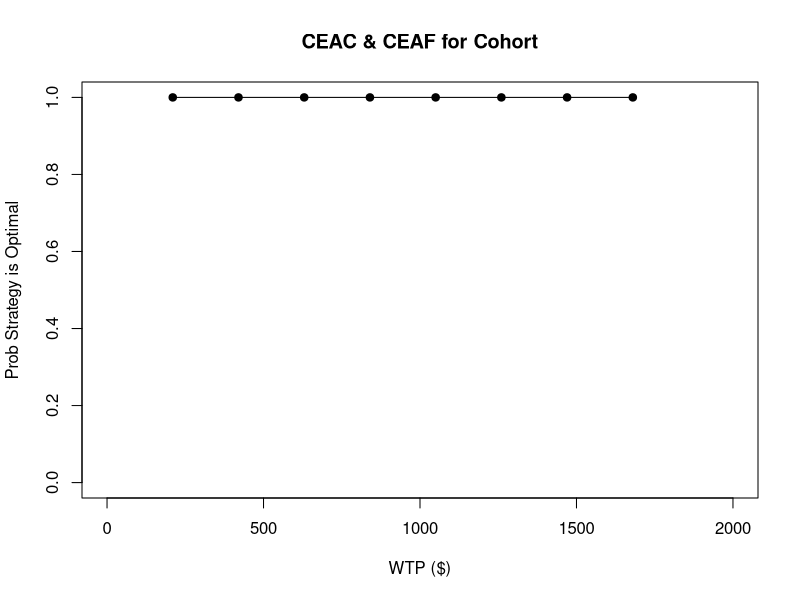

Source code (R): (Note: this script raises an error after producing the figure.)
#user = 'Jonah'
user = 'Anagha'

##load packages
library(tidyverse)
library(dplyr)

##Set working directory
jonah_work_dir <- "C:/Users/Jonah/Desktop/NIRUDAK-CEA"

anagha_work_dir <- "/Users/anaghalokhande/Desktop/Research/Levine-NIRUDAK-CEA"

if (user=='Jonah'){
	setwd(jonah_work_dir)	
}

if (user=='Anagha'){
  setwd(anagha_work_dir)	
}


##load data and clean
tmp_data <- readxl::read_excel(file.path("data", "NIRUDAK_over5yrs_raw_data_.xlsx"))
data_tmp1 <- tmp_data %>% rename(id="Study ID") %>% rename(admit_date="Admit Date") %>% 
		rename(admit_time="Admit Time") %>% mutate(male=as.integer(Sex=="Male")) %>%
    dplyr::select(-c(Sex, sex1)) %>% rename(age=Age) %>% rename(admit_wt="Admit Weight") %>%
		rename(IV_fluid_prior_to_admit_wt="IV Fluid Prior to Getting Admit Weight")
fu_names_to_change <- names(data_tmp1)[7:76]
colnames(data_tmp1)[7:76] <- gsub("Fluid", "fluid", gsub("Time", "time", gsub("Date", "date", 
		gsub("Patient_Weight", "wt", gsub(" ", "_", gsub("FU ", "fu", gsub("Form [6-8]::", "", fu_names_to_change)))))))
colnames(data_tmp1) <- gsub("Discharge Weight", "discharge_wt", gsub("Discharge Time", "discharge_time", 
					gsub("Discharge Date", "discharge_date", gsub("Form [8-9]::", "", colnames(data_tmp1)))))
colnames(data_tmp1) <- gsub("Date", "date", gsub("Weight", "wt", gsub("Time", "time", gsub("Return ", "return_", colnames(data_tmp1)))))
data_tmp2 <- data_tmp1 %>% rename(final_wt="Final wt") %>% rename(stable_wt="Stable wt") %>% 
			rename(actual_percent_dehydrat="Actual Percent Dehdyration") %>%
			rename(actual_dehydrat_cat="Actual Dehydration Category") %>%
 			rename(nirudak_percent_dehydrat="Model 6 Percent Dehydration") %>% 
			rename(nirudak_dehydrat_cat="Model 6 Dehydration Category") %>% 
			rename(nirudak_volume_deficit="Model 6 Volume Deficit (L)") %>% 
			rename(who_dehydrat_cat="WHO Dehydration Category") %>% 
			rename(who_volume_deficit="WHO Volume Deficit (L)") %>% 
			rename(who_severe_dehydrat="WHO severe dehydration") %>% 
			rename(who_some_dehydrat="WHO some dehydration")

extra_data_tmp <- readxl::read_excel(file.path("data", "NIRUDAK_additional_demographic_information.xlsx"))
extra_data <- extra_data_tmp %>% rename(monthly_income='Form 5::Monthly Income') %>% rename(id = 'Study ID')
extra_data_use <- extra_data$monthly_income
data_tmp2[, 'monthly_income'] = c(extra_data_use, NA)

##Construct Needed Variables
data_tmp3 <- data_tmp2 %>% rename(mental_status='Form 2::Mental Status 1') %>%
			rename(eye_level="Form 2::Eyes 1") %>% rename(thirst='Form 2::Thirst 1') %>% 
			rename(skin_pinch="Form 2::Skin Pinch 1")


data <- data_tmp3 %>% mutate(admit_date_time=as.POSIXct(paste(as.Date(admit_date), 
							format(admit_time, "%H:%M:%S")), tz="UTC", format="%Y-%m-%d %H:%M:%S")) %>%
		mutate(discharge_date_time=as.POSIXct(paste(as.Date(discharge_date), 
							format(discharge_time, "%H:%M:%S")), tz="UTC", format="%Y-%m-%d %H:%M:%S")) %>%
		mutate(hosp_los = difftime(discharge_date_time, admit_date_time, units='hours', 2))

for (g in 1:14){

	tmp_vec_IV <- as.numeric(unlist(data.frame(data[, paste(paste("fu", g, sep=''), "IV_fluid", sep="_")])))
	new_vec_IV <- ifelse(is.na(tmp_vec_IV), 0, tmp_vec_IV)
	data[, paste(paste("fu", g, sep=''), "IV_fluid", sep="_")] = new_vec_IV
	tmp_vec_ORS <- as.numeric(unlist(data.frame(data[, paste(paste("fu", g, sep=''), "ORS", sep="_")])))
	new_vec_ORS <- ifelse(is.na(tmp_vec_ORS), 0, tmp_vec_ORS)
	data[, paste(paste("fu", g, sep=''), "ORS", sep="_")] = new_vec_ORS
}

##Drop those with missing true dehydration status
data_use_tmp <- data[-which(is.na(data$actual_dehydrat_cat)), ]  
data_use <- data_use_tmp[-which(is.na(data_use_tmp$nirudak_dehydrat_cat)), ]  

# changing 
data_use$who_volume_deficit <- as.numeric(data_use$who_volume_deficit)

##Construct/Identify hospital LOS, wage rate, and ORS and IV ml of fluid
data_use %>% colnames()

data_use$daily_wage = data_use$monthly_income/30
data_use$hosp_los_days = as.numeric(data_use$hosp_los)/24
data_use$wage_lost_hosp_stay = with(data_use, daily_wage * hosp_los_days)
data_use$total_ORS_fluid <- rowSums(as.data.frame(data_use[, colnames(data_use)[grep('ORS', colnames(data_use))]]))
data_use$total_IV_fluid <- rowSums(as.data.frame(data_use[, colnames(data_use)[grep('IV', colnames(data_use))][-1]]))


joint_prob_vec_nirudak_orig <- joint_prob_vec_who_orig <- rep(NA, 9) 
names(joint_prob_vec_nirudak_orig) <- names(joint_prob_vec_who_orig) <- c(
	c("true none, model none", "true none, model some", "true none, model severe"),
	c("true some, model none", "true some, model some", "true some, model severe"),
	c("true severe, model none", "true severe, model some", "true severe, model severe"))

#original data
joint_prob_vec_nirudak_orig[1] <- mean(with(data_use, actual_dehydrat_cat == 'No' & nirudak_dehydrat_cat == 'No'))
joint_prob_vec_nirudak_orig[2] <- mean(with(data_use, actual_dehydrat_cat == 'No' & nirudak_dehydrat_cat == 'Some'))
joint_prob_vec_nirudak_orig[3] <- mean(with(data_use, actual_dehydrat_cat == 'No' & nirudak_dehydrat_cat == 'Severe'))
joint_prob_vec_nirudak_orig[4] <- mean(with(data_use, actual_dehydrat_cat == 'Some' & nirudak_dehydrat_cat == 'No'))
joint_prob_vec_nirudak_orig[5] <- mean(with(data_use, actual_dehydrat_cat == 'Some' & nirudak_dehydrat_cat == 'Some'))
joint_prob_vec_nirudak_orig[6] <- mean(with(data_use, actual_dehydrat_cat == 'Some' & nirudak_dehydrat_cat == 'Severe'))
joint_prob_vec_nirudak_orig[7] <- mean(with(data_use, actual_dehydrat_cat == 'Severe' & nirudak_dehydrat_cat == 'No'))
joint_prob_vec_nirudak_orig[8] <- mean(with(data_use, actual_dehydrat_cat == 'Severe' & nirudak_dehydrat_cat == 'Some'))
joint_prob_vec_nirudak_orig[9] <- mean(with(data_use, actual_dehydrat_cat == 'Severe' & nirudak_dehydrat_cat == 'Severe'))

joint_prob_vec_who_orig[1] <- mean(with(data_use, actual_dehydrat_cat == 'No' & who_dehydrat_cat == 'No'))
joint_prob_vec_who_orig[2] <- mean(with(data_use, actual_dehydrat_cat == 'No' & who_dehydrat_cat == 'Some'))
joint_prob_vec_who_orig[3] <- mean(with(data_use, actual_dehydrat_cat == 'No' & who_dehydrat_cat == 'Severe'))
joint_prob_vec_who_orig[4] <- mean(with(data_use, actual_dehydrat_cat == 'Some' & who_dehydrat_cat == 'No'))
joint_prob_vec_who_orig[5] <- mean(with(data_use, actual_dehydrat_cat == 'Some' & who_dehydrat_cat == 'Some'))
joint_prob_vec_who_orig[6] <- mean(with(data_use, actual_dehydrat_cat == 'Some' & who_dehydrat_cat == 'Severe'))
joint_prob_vec_who_orig[7] <- mean(with(data_use, actual_dehydrat_cat == 'Severe' & who_dehydrat_cat == 'No'))
joint_prob_vec_who_orig[8] <- mean(with(data_use, actual_dehydrat_cat == 'Severe' & who_dehydrat_cat == 'Some'))
joint_prob_vec_who_orig[9] <- mean(with(data_use, actual_dehydrat_cat == 'Severe' & who_dehydrat_cat == 'Severe'))


##Useful Functions
# implementing DALYs
five_yr_age_buckets <- seq(0, 90, 5)
resid_life_expect_at_age_male <- c(81.41, 76.63, 71.66, 66.69, 61.77, 56.91, 52.03, 47.18,
                                   42.35, 37.57, 32.89, 28.34, 23.97, 19.83, 15.96, 12.41, 9.18,
                                   6.46, 4.41)

resid_life_expect_at_age_female <- c(87.45, 82.66, 77.69, 72.72, 67.77, 62.84, 57.91,
                                     53, 48.11, 43.26, 38.49, 33.79, 29.17, 24.63, 20.21, 15.97,
                                     12.01, 8.51, 5.71)

resid_life_interp_fxn_male <- splinefun(five_yr_age_buckets, resid_life_expect_at_age_male)

resid_life_interp_fxn_female <- splinefun(five_yr_age_buckets, resid_life_expect_at_age_female)

##Setting Up Bootstrap

B <- 2000 #number of bootstrap samples 
N <- nrow(data_use) #number of observations per bootstrap dataset
joint_prob_vec_who_boot_mat <- joint_prob_vec_nirudak_boot_mat <- matrix(NA, nrow=B, ncol=9)
row_indices <- 1:N
mean_cost_boot_mat <- data.frame(matrix(NA, nrow=B, ncol=14))
colnames(mean_cost_boot_mat) <- c("mean_hosp_costs", "mean_hosp_costs_severe_only_nirudak", "mean_hosp_costs_severe_only_who", "mean_productivity_costs", 
					"mean_ORS_fluid_costs_actual", "mean_IV_fluid_costs_actual", 
					"mean_ORS_fluid_costs_who", "mean_ORS_fluid_costs_nirudak", 
					 "mean_IV_fluid_costs_who", "mean_IV_fluid_costs_nirudak", 
					"mean_ORS_fluid_costs_act_who", "mean_ORS_fluid_costs_act_nirudak",
					"mean_IV_fluid_costs_act_who", "mean_IV_fluid_costs_act_nirudak")
mean_dalys_boot_mat_all <- mean_dalys_boot_mat_specific <- data.frame(matrix(NA, nrow=B, ncol=2))
colnames(mean_dalys_boot_mat_all) <- colnames(mean_dalys_boot_mat_specific) <- c("who", "nirudak")
mean_YLL_boot_mat_all <- mean_YLL_boot_mat_specific <- data.frame(matrix(NA, nrow=B, ncol=2))
colnames(mean_YLL_boot_mat_all) <- colnames(mean_YLL_boot_mat_specific) <- c("who", "nirudak")

##Hospital Costs in BDT
##IV and ORS Costs in BDT
#fixed per-person fluid unit costs
IV_tube_and_solution_price <- 14.58
pair_gloves_price <- 6.86
butterfly_needle_price <- 11.15
IV_fixed_unit_cost <- IV_tube_and_solution_price + pair_gloves_price + butterfly_needle_price



################################################################ BEGIN BOOTSTRAP


for (i in 1:B){

test_sample <- sample.int(N, size = N, replace = TRUE)
data_tmp <- data_use[test_sample, ]

# cost_data_tmp = matrix of cost variables from 1 bootstrapped dataset
cost_data_tmp <- as.data.frame(data_tmp[, c("hosp_los", "wage_lost_hosp_stay", "total_ORS_fluid", "total_IV_fluid", 
			"nirudak_volume_deficit", "who_volume_deficit", "actual_dehydrat_cat")])

##Calculate Mean costs


# actual hospital costs - for each bootstrap dataset we calculate the mean
hosp_cost_per_hour <- 2573.1/24
hosp_los_hours_use <- cost_data_tmp$hosp_los
hosp_costs <- as.numeric(hosp_cost_per_hour * hosp_los_hours_use)
mean_cost_boot_mat[i, "mean_hosp_costs"] <- mean(hosp_costs, na.rm=T)
mean_cost_boot_mat[i, "mean_hosp_costs_severe_only_nirudak"] <- with(data_tmp, mean(ifelse(nirudak_dehydrat_cat == 'Severe', hosp_costs, 0)))
mean_cost_boot_mat[i, "mean_hosp_costs_severe_only_who"] <- with(data_tmp, mean(ifelse(who_dehydrat_cat == 'Severe', hosp_costs, 0)))
#productivity costs
# mean_cost_boot_mat[i, "mean_productivity_costs"] <- mean(cost_data_tmp$wage_lost_hosp_stay, na.rm=T)

# revist this
# people who die will incur productivity costs
# take the average yearly wage * remaining lifetime
# detailed approach: for anyone who died - mean income per year (mean(data_use$monthly_income))*12 - 
# every year of life they lose, they lose that amount
# assume that people with Severe dehydration lose work whether they're in the hospital or not, 
# so the model does not affect short term productivity costs

#ORS fluid variable costs
ORS_fluid_cost_per_ml <- 0.0054
total_ORS_variable_fluid_costs_actual <- cost_data_tmp$total_ORS_fluid * ORS_fluid_cost_per_ml 
total_ORS_fluid_costs_actual <- total_ORS_variable_fluid_costs_actual + 0
mean_cost_boot_mat[i, "mean_ORS_fluid_costs_actual"] <- mean(total_ORS_fluid_costs_actual, na.rm=T)
#IV fluid variable costs
IV_fluid_cost_per_ml <- 0.104
total_IV_variable_fluid_costs_actual <- cost_data_tmp$total_IV_fluid * IV_fluid_cost_per_ml 
total_IV_fluid_costs_actual <- total_IV_variable_fluid_costs_actual + IV_fixed_unit_cost*(total_IV_variable_fluid_costs_actual > 0)
mean_cost_boot_mat[i, "mean_IV_fluid_costs_actual"] <- mean(total_IV_fluid_costs_actual, na.rm=T)

#model predicted fluid
#convert to $ using ml cost and condition on having 'some' for ORS
# calculating costs over the entire sample based on the amount/type of fluid prescribed by WHO (for SOME)
who_predicted_ORS_costs <- as.numeric(data_tmp$who_volume_deficit) * 1000 * ORS_fluid_cost_per_ml * 
					as.integer(data_tmp$who_dehydrat_cat == 'Some')
mean_cost_boot_mat[i, "mean_ORS_fluid_costs_who"] <- mean(who_predicted_ORS_costs, na.rm=T)

# calculating costs over the entire sample based on the amount/type of fluid prescribed by NIRUDAK (for SOME)
nirudak_predicted_ORS_costs <- as.numeric(data_tmp$nirudak_volume_deficit) * 1000 * ORS_fluid_cost_per_ml * 
					as.integer(data_tmp$nirudak_dehydrat_cat == 'Some')
mean_cost_boot_mat[i, "mean_ORS_fluid_costs_nirudak"] <- mean(nirudak_predicted_ORS_costs, na.rm=T)

# calculating costs over the entire sample based on the amount/type of fluid prescribed by WHO (for SEVERE)
who_predicted_IV_costs <- (as.numeric(data_tmp$who_volume_deficit) * 1000 * IV_fluid_cost_per_ml + IV_fixed_unit_cost) *
					as.integer(data_tmp$who_dehydrat_cat == 'Severe')
mean_cost_boot_mat[i, "mean_IV_fluid_costs_who"] <- mean(who_predicted_IV_costs, na.rm=T)

# calculating costs over the entire sample based on the amount/type of fluid prescribed by NIRUDAK (for SEVERE)
nirudak_predicted_IV_costs <- (as.numeric(data_tmp$nirudak_volume_deficit) * 1000 * IV_fluid_cost_per_ml + IV_fixed_unit_cost) * 
					as.integer(data_tmp$nirudak_dehydrat_cat == 'Severe')
mean_cost_boot_mat[i, "mean_IV_fluid_costs_nirudak"] <- mean(nirudak_predicted_IV_costs, na.rm=T)

# calculating mean variable fluid cost over entire sample assuming that providers tailor the amount of fluid to the model predicted
# dehydration category and they give the patient the average amount of fluid that was actually given to all patients in the corresponding true
# dehydration category, with the exception that only patients identified by the model as severely dehydrated get IVF
# but note that all categories get ORS
# here (below), the model is used to identify dehydration category and hospitalization status (e.g., Severe goes to the hospital)
# and the type of fluid received (e.g., Severe gets IVF)
# then everyone in that model predicted dehydration category will be treated like what was observed in the real hospital in Bangladesh (with the exception that
# only patients in a model-predicted Severe dehydration category get IVF)

# ORS - WHO
mean_cost_boot_mat[i, c("mean_ORS_fluid_costs_act_who")] <-
				as.numeric(as.numeric(prop.table(table(data_tmp$who_dehydrat_cat))[c(1, 3, 2)]) %*% # proportion (according to WHO) in each dehydration category
				(ORS_fluid_cost_per_ml * as.numeric(with(cost_data_tmp, by(total_ORS_fluid, actual_dehydrat_cat, mean))[c(1, 3, 2)]))) # mean ORS fluid used in each true disease category
# ORS - NIRUDAK
mean_cost_boot_mat[i, c("mean_ORS_fluid_costs_act_nirudak")] <-
					as.numeric(as.numeric(prop.table(table(data_tmp$nirudak_dehydrat_cat))[c(1, 3, 2)]) %*%
				(ORS_fluid_cost_per_ml * as.numeric(with(cost_data_tmp, by(total_ORS_fluid, actual_dehydrat_cat, mean))[c(1, 3, 2)])))

# IVF - WHO
mean_cost_boot_mat[i, c("mean_IV_fluid_costs_act_who")] <-
					as.numeric(as.numeric(prop.table(table(data_tmp$who_dehydrat_cat))[c(2)]) *
				((IV_fluid_cost_per_ml * as.numeric(with(cost_data_tmp, by(total_IV_fluid, actual_dehydrat_cat, mean))[c(2)])) +
				with(cost_data_tmp, by(total_IV_fluid, actual_dehydrat_cat, function(x){mean(as.integer(x > 0))}))[2] * IV_fixed_unit_cost)
				)

# IVF - NIRUDAK
mean_cost_boot_mat[i, c("mean_IV_fluid_costs_act_nirudak")] <-
  as.numeric(as.numeric(prop.table(table(data_tmp$nirudak_dehydrat_cat))[c(2)]) *
               ((IV_fluid_cost_per_ml * as.numeric(with(cost_data_tmp, by(total_IV_fluid, actual_dehydrat_cat, mean))[c(2)])) +
                  with(cost_data_tmp, by(total_IV_fluid, actual_dehydrat_cat, function(x){mean(as.integer(x > 0))}))[2] * IV_fixed_unit_cost)
  )


joint_prob_vec_nirudak_tmp <- joint_prob_vec_who_tmp <- rep(NA, 9) 
names(joint_prob_vec_nirudak_tmp) <- names(joint_prob_vec_who_tmp) <- c(
	c("true none, model none", "true none, model some", "true none, model severe"),
	c("true some, model none", "true some, model some", "true some, model severe"),
	c("true severe, model none", "true severe, model some", "true severe, model severe"))

joint_prob_vec_nirudak_tmp[1] <- mean(with(data_tmp, actual_dehydrat_cat == 'No' & nirudak_dehydrat_cat == 'No'))
joint_prob_vec_nirudak_tmp[2] <- mean(with(data_tmp, actual_dehydrat_cat == 'No' & nirudak_dehydrat_cat == 'Some'))
joint_prob_vec_nirudak_tmp[3] <- mean(with(data_tmp, actual_dehydrat_cat == 'No' & nirudak_dehydrat_cat == 'Severe'))
joint_prob_vec_nirudak_tmp[4] <- mean(with(data_tmp, actual_dehydrat_cat == 'Some' & nirudak_dehydrat_cat == 'No'))
joint_prob_vec_nirudak_tmp[5] <- mean(with(data_tmp, actual_dehydrat_cat == 'Some' & nirudak_dehydrat_cat == 'Some'))
joint_prob_vec_nirudak_tmp[6] <- mean(with(data_tmp, actual_dehydrat_cat == 'Some' & nirudak_dehydrat_cat == 'Severe'))
joint_prob_vec_nirudak_tmp[7] <- mean(with(data_tmp, actual_dehydrat_cat == 'Severe' & nirudak_dehydrat_cat == 'No'))
joint_prob_vec_nirudak_tmp[8] <- mean(with(data_tmp, actual_dehydrat_cat == 'Severe' & nirudak_dehydrat_cat == 'Some'))
joint_prob_vec_nirudak_tmp[9] <- mean(with(data_tmp, actual_dehydrat_cat == 'Severe' & nirudak_dehydrat_cat == 'Severe'))

joint_prob_vec_who_tmp[1] <- mean(with(data_tmp, actual_dehydrat_cat == 'No' & who_dehydrat_cat == 'No'))
joint_prob_vec_who_tmp[2] <- mean(with(data_tmp, actual_dehydrat_cat == 'No' & who_dehydrat_cat == 'Some'))
joint_prob_vec_who_tmp[3] <- mean(with(data_tmp, actual_dehydrat_cat == 'No' & who_dehydrat_cat == 'Severe'))
joint_prob_vec_who_tmp[4] <- mean(with(data_tmp, actual_dehydrat_cat == 'Some' & who_dehydrat_cat == 'No'))
joint_prob_vec_who_tmp[5] <- mean(with(data_tmp, actual_dehydrat_cat == 'Some' & who_dehydrat_cat == 'Some'))
joint_prob_vec_who_tmp[6] <- mean(with(data_tmp, actual_dehydrat_cat == 'Some' & who_dehydrat_cat == 'Severe'))
joint_prob_vec_who_tmp[7] <- mean(with(data_tmp, actual_dehydrat_cat == 'Severe' & who_dehydrat_cat == 'No'))
joint_prob_vec_who_tmp[8] <- mean(with(data_tmp, actual_dehydrat_cat == 'Severe' & who_dehydrat_cat == 'Some'))
joint_prob_vec_who_tmp[9] <- mean(with(data_tmp, actual_dehydrat_cat == 'Severe' & who_dehydrat_cat == 'Severe'))

joint_prob_vec_who_boot_mat[i, ] <- joint_prob_vec_who_tmp
joint_prob_vec_nirudak_boot_mat[i, ] <- joint_prob_vec_nirudak_tmp

## Implementing DALYs

# nirudak
mean_YLL_among_dead_nirudak_male <- mean(resid_life_interp_fxn_male(as.numeric(unlist(data_tmp[data_tmp$male == 1 & data_tmp$actual_dehydrat_cat == "Severe" &
                                                                                                 data_tmp$nirudak_dehydrat_cat %in% c("No", "Some"), "age"]))))

mean_YLL_among_dead_nirudak_female <- mean(resid_life_interp_fxn_female(as.numeric(unlist(data_tmp[data_tmp$male == 0 & data_tmp$actual_dehydrat_cat == "Severe" &
                                                                                                     data_tmp$nirudak_dehydrat_cat %in% c("No", "Some"), "age"]))))

# hypothetical overtreat NIRUDAK
mean_YLL_among_dead_nirudak_male_overtreat <- mean(resid_life_interp_fxn_male(as.numeric(unlist(data_tmp[data_tmp$male == 1 & data_tmp$nirudak_dehydrat_cat == "Severe" &
                                                                                                           data_tmp$actual_dehydrat_cat %in% c("No", "Some"), "age"]))))

mean_YLL_among_dead_nirudak_female_overtreat <- mean(resid_life_interp_fxn_female(as.numeric(unlist(data_tmp[data_tmp$male == 0 & data_tmp$nirudak_dehydrat_cat == "Severe" &
                                                                                                               data_tmp$actual_dehydrat_cat %in% c("No", "Some"), "age"]))))


# who
mean_YLL_among_dead_who_male <- mean(resid_life_interp_fxn_male(as.numeric(unlist(data_tmp[data_tmp$male == 1 & data_tmp$actual_dehydrat_cat == "Severe" &
                                                                                             data_tmp$who_dehydrat_cat %in% c("No", "Some"), "age"]))))

mean_YLL_among_dead_who_female <- mean(resid_life_interp_fxn_female(as.numeric(unlist(data_tmp[data_tmp$male == 0 & data_tmp$actual_dehydrat_cat == "Severe" & 
                                                                                                 data_tmp$who_dehydrat_cat %in% c("No", "Some"), "age"]))))


# WHO overtreat (hypothetical)
mean_YLL_among_dead_who_male_overtreat <- mean(resid_life_interp_fxn_male(as.numeric(unlist(data_tmp[data_tmp$male == 1 & data_tmp$who_dehydrat_cat == "Severe" &
                                                                                                       data_tmp$actual_dehydrat_cat %in% c("No", "Some"), "age"]))))

mean_YLL_among_dead_who_female_overtreat <- mean(resid_life_interp_fxn_female(as.numeric(unlist(data_tmp[data_tmp$male == 0 & data_tmp$who_dehydrat_cat == "Severe" &
                                                                                                           data_tmp$actual_dehydrat_cat %in% c("No", "Some"), "age"]))))

# nirudak & who 
total_YLL_among_dead_who <- (mean_YLL_among_dead_who_female + mean_YLL_among_dead_who_male)/2
total_YLL_among_dead_nirudak <- (mean_YLL_among_dead_nirudak_female + mean_YLL_among_dead_nirudak_male)/2

total_YLL_among_dead_who_overtreat <- (mean_YLL_among_dead_who_female_overtreat + mean_YLL_among_dead_who_male_overtreat)/2
total_YLL_among_dead_nirudak_overtreat <- (mean_YLL_among_dead_nirudak_female_overtreat + mean_YLL_among_dead_nirudak_male_overtreat)/2


nirudak_YLL_vec <- rep(0, 9)

nirudak_YLL_vec[7:8] <- total_YLL_among_dead_nirudak
nirudak_YLL_vec[c(3,6)] <- total_YLL_among_dead_nirudak_overtreat
names(nirudak_YLL_vec) <- names(joint_prob_vec_nirudak_orig)

who_YLL_vec <- rep(0, 9)
who_YLL_vec[7:8] <- total_YLL_among_dead_who
who_YLL_vec[c(3,6)] <- total_YLL_among_dead_who_overtreat
names(who_YLL_vec) <- names(joint_prob_vec_who_orig)

# whole sample
mean_YLL_among_dead_all_male <- mean(resid_life_interp_fxn_male(as.numeric(unlist(data_tmp[data_tmp$male == 1 & data_tmp$actual_dehydrat_cat == "Severe","age"]))))

mean_YLL_among_dead_all_female <- mean(resid_life_interp_fxn_female(as.numeric(unlist(data_tmp[data_tmp$male == 0 & data_tmp$actual_dehydrat_cat == "Severe", "age"]))))

total_YLL_among_dead_all <- (mean_YLL_among_dead_all_male + mean_YLL_among_dead_all_female)/2

all_YLL_vec <- rep(0, 9)
all_YLL_vec[7:8] <- total_YLL_among_dead_all
all_YLL_vec[c(3,6)] <- total_YLL_among_dead_all
names(all_YLL_vec) <- names(joint_prob_vec_nirudak_orig)

# disutility aka years lost to disability (YLD) — seizures from Sharifi paper
nirudak_YLD_vec <- rep(0, 9)
who_YLD_vec <- rep(0, 9)
names(nirudak_YLD_vec) <- names(joint_prob_vec_nirudak_orig)
names(who_YLD_vec) <- names(joint_prob_vec_who_orig)
# for now, assume no disutility
# morbidity (YLD) — setting to 0 for now
branch_morbidity_prob <- rep(0,9)
names(branch_morbidity_prob) <- names(joint_prob_vec_nirudak_orig)

branch_death_prob <- rep(0,9)
names(branch_death_prob) <- names(joint_prob_vec_nirudak_orig)
# can change the value below if we make the assumption less crazy
prob_die_undertreat <- 1
branch_death_prob[7:8] <- prob_die_undertreat

# using the mean life years lost calculated based on the age of people undertreated by each
# specific model
mean_YLL_nirudak_specific <- as.numeric((joint_prob_vec_nirudak_tmp * branch_death_prob) %*% nirudak_YLL_vec)
mean_YLL_who_specific <- as.numeric((joint_prob_vec_who_tmp * branch_death_prob) %*% who_YLL_vec)

# using the mean life years lost calculated based on the age of everyone who had Severe dehydration
# this gives us the same age distribution across both models (both arms)
mean_YLL_nirudak_all <- as.numeric((joint_prob_vec_nirudak_tmp * branch_death_prob) %*% all_YLL_vec)
mean_YLL_who_all <- as.numeric((joint_prob_vec_who_tmp * branch_death_prob) %*% all_YLL_vec)

# for YLD (years lost to disability)
mean_YLD_nirudak <- as.numeric((joint_prob_vec_nirudak_tmp * branch_morbidity_prob) %*% nirudak_YLD_vec)
mean_YLD_who <- as.numeric((joint_prob_vec_who_tmp * branch_morbidity_prob) %*% who_YLD_vec)

mean_DALYs_lost_nirudak_specific <- sum(mean_YLL_nirudak_specific, mean_YLD_nirudak)
mean_DALYs_lost_who_specific <- sum(mean_YLL_who_specific, mean_YLD_who)

mean_DALYs_lost_nirudak_all <- sum(mean_YLL_nirudak_all, mean_YLD_nirudak)
mean_DALYs_lost_who_all <- sum(mean_YLL_who_all, mean_YLD_who)

mean_dalys_boot_mat_all[i,] <- c(mean_DALYs_lost_who_all, mean_DALYs_lost_nirudak_all)
mean_dalys_boot_mat_specific[i,] <- c(mean_DALYs_lost_who_specific, mean_DALYs_lost_nirudak_specific)

# to calculate productivity costs
mean_YLL_boot_mat_all[i,] <- c(mean_YLL_who_all, mean_YLL_nirudak_all)
mean_YLL_boot_mat_specific[i,] <- c(mean_YLL_who_specific, mean_YLL_nirudak_specific)
}

################################################################## END BOOTSTRAP

colnames(joint_prob_vec_who_boot_mat) <- colnames(joint_prob_vec_nirudak_boot_mat) <- names(joint_prob_vec_nirudak_tmp)

####Calculate DALYs
# more DALYs are bad
# first arg = who, second arg = nirudak
incremental_mean_dalys_all <- mean_dalys_boot_mat_all[,2] - mean_dalys_boot_mat_all[,1]
incremental_mean_dalys_spec <- mean_dalys_boot_mat_specific[,2] - mean_dalys_boot_mat_specific[,1]

####Calculate Costs

##make vectors for summary stats

##Unit Costs

#i=1

# the lines below give us the total ORS or IVF costs for all arms (for each model)
# SCENARIO A
# assuming model predicted fluid usage (assuming use of only one type of fluid)
# NIRUDAK puts more people in the Severe category but predicts less fluid for those people than WHO (however, NIRUDAK's hospital
# costs will be higher b/c it puts more people in the Severe category)
ref_who_pred_total_ORS_mean_costs_vec <- mean_cost_boot_mat[, "mean_ORS_fluid_costs_who"]
ref_nirudak_pred_total_ORS_mean_costs_vec <- mean_cost_boot_mat[, "mean_ORS_fluid_costs_nirudak"]
ref_who_pred_total_IV_mean_costs_vec <- mean_cost_boot_mat[, "mean_IV_fluid_costs_who"]
ref_nirudak_pred_total_IV_mean_costs_vec <- mean_cost_boot_mat[, "mean_IV_fluid_costs_nirudak"]

# SCENARIO B
# assuming real-life fluid usage
# NIRUDAK more expensive here b/c gives more people IV fluid and in real life IVF usage is high
scen_who_pred_total_ORS_mean_costs_vec <- mean_cost_boot_mat[, c("mean_ORS_fluid_costs_act_who")]
scen_nirudak_pred_total_ORS_mean_costs_vec <- mean_cost_boot_mat[, c("mean_ORS_fluid_costs_act_nirudak")] 
scen_who_pred_total_IV_mean_costs_vec <- mean_cost_boot_mat[, c("mean_IV_fluid_costs_act_who")]
scen_nirudak_pred_total_IV_mean_costs_vec <- mean_cost_boot_mat[, c("mean_IV_fluid_costs_act_nirudak")] 

# only 1 scenario for hosp costs
ref_who_mean_hosp_costs_vec <- mean_cost_boot_mat[,"mean_hosp_costs_severe_only_who"]
ref_nirudak_mean_hosp_costs_vec <- mean_cost_boot_mat[,"mean_hosp_costs_severe_only_nirudak"]

# assume that people lose productive time while severely dehydrated but that would be equally distributed among arms
# but people would differentially lose productivity if they die (as a result of having Severe dehydration but being treated as Some or None)

# REPLACE WITH ACTUAL VALUE
mean_annual_wage <- 200000

# discounting will bring down the impact of productivity costs on total costs
# productivity costs are one form of health costs
productivity_costs_nirduak_specific_vec <- mean_YLL_boot_mat_specific[,2]*mean_annual_wage
productivity_costs_who_specific_vec <- mean_YLL_boot_mat_specific[,1]*mean_annual_wage

productivity_costs_nirduak_all_vec <- mean_YLL_boot_mat_all[,2]*mean_annual_wage
productivity_costs_who_all_vec <- mean_YLL_boot_mat_all[,1]*mean_annual_wage

# fluid has 2 scenarios
#### ref
#### scen
# hospital has 1 scenarios
# productivity has 2 scenarios
#### specific
#### all

# REF — societal perspective (meaning including productivity)
mean_total_cost_nirduak_ref_all_vec <- productivity_costs_nirduak_all_vec + ref_nirudak_mean_hosp_costs_vec +
  ref_nirudak_pred_total_ORS_mean_costs_vec + ref_nirudak_pred_total_IV_mean_costs_vec

mean_total_cost_nirduak_ref_spec_vec <- productivity_costs_nirduak_specific_vec + ref_nirudak_mean_hosp_costs_vec +
  ref_nirudak_pred_total_ORS_mean_costs_vec + ref_nirudak_pred_total_IV_mean_costs_vec

mean_total_cost_who_ref_all_vec <- productivity_costs_who_all_vec + ref_who_mean_hosp_costs_vec + 
  ref_who_pred_total_ORS_mean_costs_vec + ref_who_pred_total_IV_mean_costs_vec

mean_total_cost_who_ref_spec_vec <- productivity_costs_who_specific_vec + ref_who_mean_hosp_costs_vec + 
  ref_who_pred_total_ORS_mean_costs_vec + ref_who_pred_total_IV_mean_costs_vec


# REF - this is the healthcare perspective (meaning EXcluding productivity)
mean_total_cost_nirduak_ref_all_vec_hcs <-ref_nirudak_mean_hosp_costs_vec +
  ref_nirudak_pred_total_ORS_mean_costs_vec + ref_nirudak_pred_total_IV_mean_costs_vec

mean_total_cost_nirduak_ref_spec_vec_hcs <- ref_nirudak_mean_hosp_costs_vec +
  ref_nirudak_pred_total_ORS_mean_costs_vec + ref_nirudak_pred_total_IV_mean_costs_vec

mean_total_cost_who_ref_all_vec_hcs <- ref_who_mean_hosp_costs_vec + 
  ref_who_pred_total_ORS_mean_costs_vec + ref_who_pred_total_IV_mean_costs_vec

mean_total_cost_who_ref_spec_vec_hcs <- ref_who_mean_hosp_costs_vec + 
  ref_who_pred_total_ORS_mean_costs_vec + ref_who_pred_total_IV_mean_costs_vec

# incremental costs - societal (w/ productivity)
incremental_mean_total_cost_ref_all <- mean_total_cost_nirduak_ref_all_vec - mean_total_cost_who_ref_all_vec
  
incremental_mean_total_cost_ref_spec <- mean_total_cost_nirduak_ref_spec_vec - mean_total_cost_who_ref_spec_vec

# incremental costs - healthcare (w/out productivity)
incremental_mean_total_cost_ref_all_hcs <- mean_total_cost_nirduak_ref_all_vec_hcs - mean_total_cost_who_ref_all_vec_hcs

incremental_mean_total_cost_ref_spec_hcs <- mean_total_cost_nirduak_ref_spec_vec_hcs - mean_total_cost_who_ref_spec_vec_hcs

############

# SCEN - societal perspective (including productivity)
mean_total_cost_nirduak_scen_all_vec <- productivity_costs_nirduak_all_vec + ref_nirudak_mean_hosp_costs_vec +
  scen_nirudak_pred_total_ORS_mean_costs_vec + scen_nirudak_pred_total_IV_mean_costs_vec

mean_total_cost_nirduak_scen_spec_vec <- productivity_costs_nirduak_specific_vec + ref_nirudak_mean_hosp_costs_vec +
  scen_nirudak_pred_total_ORS_mean_costs_vec + scen_nirudak_pred_total_IV_mean_costs_vec

mean_total_cost_who_scen_all_vec <- productivity_costs_who_all_vec + ref_who_mean_hosp_costs_vec + 
  scen_who_pred_total_ORS_mean_costs_vec + scen_who_pred_total_IV_mean_costs_vec

mean_total_cost_who_scen_spec_vec <- productivity_costs_who_specific_vec + ref_who_mean_hosp_costs_vec + 
  scen_who_pred_total_ORS_mean_costs_vec + scen_who_pred_total_IV_mean_costs_vec

# SCEN - healthcare sector perspective (excluding productivity)
mean_total_cost_nirduak_scen_all_vec_hcs <- ref_nirudak_mean_hosp_costs_vec +
  scen_nirudak_pred_total_ORS_mean_costs_vec + scen_nirudak_pred_total_IV_mean_costs_vec

mean_total_cost_nirduak_scen_spec_vec_hcs <- ref_nirudak_mean_hosp_costs_vec +
  scen_nirudak_pred_total_ORS_mean_costs_vec + scen_nirudak_pred_total_IV_mean_costs_vec

mean_total_cost_who_scen_all_vec_hcs <- ref_who_mean_hosp_costs_vec + 
  scen_who_pred_total_ORS_mean_costs_vec + scen_who_pred_total_IV_mean_costs_vec

mean_total_cost_who_scen_spec_vec_hcs <- ref_who_mean_hosp_costs_vec + 
  scen_who_pred_total_ORS_mean_costs_vec + scen_who_pred_total_IV_mean_costs_vec


# incremental costs - societal
incremental_mean_total_cost_scen_all <- mean_total_cost_nirduak_scen_all_vec - mean_total_cost_who_scen_all_vec
  
incremental_mean_total_cost_scen_spec <- mean_total_cost_nirduak_scen_spec_vec - mean_total_cost_who_scen_spec_vec

# incremental costs - healthcare sector
incremental_mean_total_cost_scen_all_hcs <- mean_total_cost_nirduak_scen_all_vec_hcs - mean_total_cost_who_scen_all_vec_hcs

incremental_mean_total_cost_scen_spec_hcs <- mean_total_cost_nirduak_scen_spec_vec_hcs - mean_total_cost_who_scen_spec_vec_hcs


####Calculate Net Monetary Benefit 

# to-do: figure out value in Bangladesh currency
daly_wtp_vec <- seq(25000, 200000, by = 25000)

# societal perspective
increm_net_monetary_benefit_ref_all_mat <- matrix(data = NA, nrow = B, ncol = length(daly_wtp_vec))
increm_net_monetary_benefit_ref_spec_mat <- matrix(data = NA, nrow = B, ncol = length(daly_wtp_vec))
increm_net_monetary_benefit_scen_all_mat <- matrix(data = NA, nrow = B, ncol = length(daly_wtp_vec))
increm_net_monetary_benefit_scen_spec_mat <- matrix(data = NA, nrow = B, ncol = length(daly_wtp_vec))

# healthcare sector perspective
increm_net_monetary_benefit_ref_all_mat_hcs <- matrix(data = NA, nrow = B, ncol = length(daly_wtp_vec))
increm_net_monetary_benefit_ref_spec_mat_hcs <- matrix(data = NA, nrow = B, ncol = length(daly_wtp_vec))
increm_net_monetary_benefit_scen_all_mat_hcs <- matrix(data = NA, nrow = B, ncol = length(daly_wtp_vec))
increm_net_monetary_benefit_scen_spec_mat_hcs <- matrix(data = NA, nrow = B, ncol = length(daly_wtp_vec))

colnames(increm_net_monetary_benefit_ref_all_mat) <- 
  colnames(increm_net_monetary_benefit_ref_spec_mat) <- 
  colnames(increm_net_monetary_benefit_scen_all_mat) <- 
  colnames(increm_net_monetary_benefit_scen_spec_mat) <- 
  colnames(increm_net_monetary_benefit_ref_all_mat_hcs) <- 
  colnames(increm_net_monetary_benefit_ref_spec_mat_hcs) <- 
  colnames(increm_net_monetary_benefit_scen_all_mat_hcs) <- 
  colnames(increm_net_monetary_benefit_scen_spec_mat_hcs) <- paste('wtp', daly_wtp_vec, sep='=')


for (i in 1:length(daly_wtp_vec)){
  
temp_wtp <- daly_wtp_vec[i]

# dollar value of benefit minus dollar value of cost
# incremental DALYs and costs are defined as NIRUDAK minus WHO
## can either do this as opportunity cost of money or via the demand-side
## taking negative DALYs -> positive = more effective
## positive incremental costs = more expensive
## standardized for how QALYs are done

#### societal perspective (including productivity)
increm_net_monetary_benefit_ref_all_mat[,i] <- -incremental_mean_dalys_all*temp_wtp  - incremental_mean_total_cost_ref_all # taking the negative gives us incremental DALYs saved
increm_net_monetary_benefit_ref_spec_mat[,i] <- -incremental_mean_dalys_spec*temp_wtp - incremental_mean_total_cost_ref_spec

increm_net_monetary_benefit_scen_all_mat[,i] <- -incremental_mean_dalys_all*temp_wtp - incremental_mean_total_cost_scen_all
increm_net_monetary_benefit_scen_spec_mat[,i] <- -incremental_mean_dalys_spec*temp_wtp - incremental_mean_total_cost_scen_spec

#### healthcare perspective (excluding productivity)
increm_net_monetary_benefit_ref_all_mat_hcs[,i] <- -incremental_mean_dalys_all*temp_wtp  - incremental_mean_total_cost_ref_all_hcs # taking the negative gives us incremental DALYs saved
increm_net_monetary_benefit_ref_spec_mat_hcs[,i] <- -incremental_mean_dalys_spec*temp_wtp - incremental_mean_total_cost_ref_spec_hcs

increm_net_monetary_benefit_scen_all_mat_hcs[,i] <- -incremental_mean_dalys_all*temp_wtp - incremental_mean_total_cost_scen_all_hcs
increm_net_monetary_benefit_scen_spec_mat_hcs[,i] <- -incremental_mean_dalys_spec*temp_wtp - incremental_mean_total_cost_scen_spec_hcs


}

# calculated expected incremental net monetary benefit - societal perspective // nmb = net monetary benefit
expected_increm_nmb_ref_all <- colMeans(increm_net_monetary_benefit_ref_all_mat)
expected_increm_nmb_ref_spec <- colMeans(increm_net_monetary_benefit_ref_spec_mat)
expected_increm_nmb_scen_all <- colMeans(increm_net_monetary_benefit_scen_all_mat)
expected_increm_nmb_scen_spec <- colMeans(increm_net_monetary_benefit_scen_spec_mat)

# calculate probability optimal strategies - societal perspective
prob_nirudak_optimal_vec_ref_all <- colMeans(increm_net_monetary_benefit_ref_all_mat > 0)
prob_nirudak_optimal_vec_ref_spec <- colMeans(increm_net_monetary_benefit_ref_spec_mat > 0)
prob_nirudak_optimal_vec_scen_all <- colMeans(increm_net_monetary_benefit_scen_all_mat > 0)
prob_nirudak_optimal_vec_scen_spec <- colMeans(increm_net_monetary_benefit_scen_spec_mat > 0)

# calculated expected incremental net monetary benefit - healthcare perspective
# if the values on the left are positive, NIRUDAK is favored
expected_increm_nmb_ref_all_hcs <- colMeans(increm_net_monetary_benefit_ref_all_mat_hcs)
expected_increm_nmb_ref_spec_hcs <- colMeans(increm_net_monetary_benefit_ref_spec_mat_hcs)
expected_increm_nmb_scen_all_hcs <- colMeans(increm_net_monetary_benefit_scen_all_mat_hcs)
expected_increm_nmb_scen_spec_hcs <- colMeans(increm_net_monetary_benefit_scen_spec_mat_hcs)
# calculate probability optimal strategies - healthcare perspective
prob_nirudak_optimal_vec_ref_all_hcs <- colMeans(increm_net_monetary_benefit_ref_all_mat_hcs > 0)
prob_nirudak_optimal_vec_ref_spec_hcs <- colMeans(increm_net_monetary_benefit_ref_spec_mat_hcs > 0)
prob_nirudak_optimal_vec_scen_all_hcs <- colMeans(increm_net_monetary_benefit_scen_all_mat_hcs > 0)
prob_nirudak_optimal_vec_scen_spec_hcs <- colMeans(increm_net_monetary_benefit_scen_spec_mat_hcs > 0)

####Making the Plot
# plot cost effectiveness acceptability curve (CEAC) & cost-effectiveness frontier (CEAF)

#pdf(file = file.path(plots_dir, paste("reference_CEAF_discounted", "pdf", sep=".")), 
 #   onefile = T, height = 6.5, width = 7.3, fonts = 'Times')

# replace with PPP
bdt_usd_conversion <- 0.0084

daly_wtp_vec_usd <- daly_wtp_vec * bdt_usd_conversion

hcs_ref_all_nirudak_best_vec <- ifelse(expected_increm_nmb_ref_all_hcs > 0, 1, 0)

# version of analysis being plotted: healthcare perspective, ref (model determines type and amount of fluid), all (revist what this means)
plot(daly_wtp_vec_usd, prob_nirudak_optimal_vec_ref_all_hcs, ylim=c(0, 1), xlim=c(0, 2000), pch=20, cex=1.5, col='black',
     xlab="WTP ($)", ylab="Prob Strategy is Optimal", main='CEAC & CEAF for Cohort')
# the above shows at each WTP, which has the highest probability
lines(daly_wtp_vec_usd, prob_nirudak_optimal_vec_ref_all_hcs, lty=1, col='black')

# to be adapted
lines(c(275, 300), c(mean(tail(prob_nirudak_optimal_vec_ref_all_hcs, 2)), tail(MCI_societal_discounted_prob, 1)), lty=1, col='black')
points(daly_wtp_vec, (1-prob_nirudak_optimal_vec_ref_all_hcs), pch=17, cex=0.95, col='black')
lines(head(daly_wtp_vec, -1), head((1-MCI_societal_discounted_prob), -1), lty=1, col='black')
lines(c(250, 275), c((1-MCI_societal_discounted_prob)[5], mean((1-MCI_societal_discounted_prob)[5:6])), lty=1, col='black')
lines(c(275, 300), c(mean(tail(1-MCI_societal_discounted_prob, 2)), tail(1-MCI_societal_discounted_prob, 1)), lty=3, col='black')
points(daly_wtp_vec, MCI_HCS_discounted_prob, pch=20, cex=1.5, col='red')
lines(daly_wtp_vec, MCI_HCS_discounted_prob, lty=2, col='red')
points(daly_wtp_vec, (1-MCI_HCS_discounted_prob), pch=17, cex=0.95, col='red')
lines(daly_wtp_vec, (1-MCI_HCS_discounted_prob), lty=1, col='red')
legend('left', legend=c("Probability TAU is Optimal (Societal, r=3%)", 
                        "Probability Lecanemab is Optimal (Societal, r=3%)",
                        "Probability TAU is Optimal (HCS, r=3%)",
                        "Probability Lecanemab is Optimal (HCS, r=3%)"), 
       col=c(rep('black', 2), rep('red', 2)), pch=c(17, 20, 17, 20))

# also want to have a version of the cost without productivity (health care perspective)

# Jonah to make into function & add discounting










# next: incremental DALYs
# convert cost to health (instead of ICER)


# calculating fluid costs for NIRUDAK based on model predicted dehydration categories
# these next two items are just sanity checks
#NIRUDAK_fluid_cost = c(
#((data_use$nirudak_volume_deficit * 1000 * 0.104) + 32.59)*(data_use$nirudak_dehydrat_cat == "Severe"),
#(data_use$nirudak_volume_deficit * 1000 * 0.0054)*(data_use$nirudak_dehydrat_cat == "Some"),
#rep(0, length(which(data_use$nirudak_dehydrat_cat == "No"))))

#WHO_fluid_cost = c(
#  ((data_use$who_volume_deficit * 1000 * 0.104) + 32.59)*(data_use$who_dehydrat_cat == "Severe"),
#  (data_use$who_volume_deficit * 1000 * 0.0054)*(data_use$who_dehydrat_cat == "Some"),
#  rep(0, length(which(data_use$who_dehydrat_cat == "No"))))

################################################################################





# implementing DALYs with real data first

# nirudak
mean_YLL_among_dead_nirudak_male <- mean(resid_life_interp_fxn_male(as.numeric(unlist(data_use[data_use$male == 1 & data_use$actual_dehydrat_cat == "Severe" &
           data_use$nirudak_dehydrat_cat %in% c("No", "Some"), "age"]))))

mean_YLL_among_dead_nirudak_female <- mean(resid_life_interp_fxn_female(as.numeric(unlist(data_use[data_use$male == 0 & data_use$actual_dehydrat_cat == "Severe" &
                                                                                                 data_use$nirudak_dehydrat_cat %in% c("No", "Some"), "age"]))))

# hypothetical overtreat NIRUDAK
mean_YLL_among_dead_nirudak_male_overtreat <- mean(resid_life_interp_fxn_male(as.numeric(unlist(data_use[data_use$male == 1 & data_use$nirudak_dehydrat_cat == "Severe" &
                                                                                                 data_use$actual_dehydrat_cat %in% c("No", "Some"), "age"]))))

mean_YLL_among_dead_nirudak_female_overtreat <- mean(resid_life_interp_fxn_female(as.numeric(unlist(data_use[data_use$male == 0 & data_use$nirudak_dehydrat_cat == "Severe" &
                                                                                                     data_use$actual_dehydrat_cat %in% c("No", "Some"), "age"]))))


# who
mean_YLL_among_dead_who_male <- mean(resid_life_interp_fxn_male(as.numeric(unlist(data_use[data_use$male == 1 & data_use$actual_dehydrat_cat == "Severe" &
                                                                                                 data_use$who_dehydrat_cat %in% c("No", "Some"), "age"]))))

mean_YLL_among_dead_who_female <- mean(resid_life_interp_fxn_female(as.numeric(unlist(data_use[data_use$male == 0 & data_use$actual_dehydrat_cat == "Severe" & 
                                                                                                 data_use$who_dehydrat_cat %in% c("No", "Some"), "age"]))))


# WHO overtreat (hypothetical)
mean_YLL_among_dead_who_male_overtreat <- mean(resid_life_interp_fxn_male(as.numeric(unlist(data_use[data_use$male == 1 & data_use$who_dehydrat_cat == "Severe" &
                                                                                                 data_use$actual_dehydrat_cat %in% c("No", "Some"), "age"]))))

mean_YLL_among_dead_who_female_overtreat <- mean(resid_life_interp_fxn_female(as.numeric(unlist(data_use[data_use$male == 0 & data_use$who_dehydrat_cat == "Severe" &
                                                                                                     data_use$actual_dehydrat_cat %in% c("No", "Some"), "age"]))))

# nirudak & who 
total_YLL_among_dead_who <- (mean_YLL_among_dead_who_female + mean_YLL_among_dead_who_male)/2
total_YLL_among_dead_nirudak <- (mean_YLL_among_dead_nirudak_female + mean_YLL_among_dead_nirudak_male)/2

total_YLL_among_dead_who_overtreat <- (mean_YLL_among_dead_who_female_overtreat + mean_YLL_among_dead_who_male_overtreat)/2
total_YLL_among_dead_nirudak_overtreat <- (mean_YLL_among_dead_nirudak_female_overtreat + mean_YLL_among_dead_nirudak_male_overtreat)/2


nirudak_YLL_vec <- rep(0, 9)

nirudak_YLL_vec[7:8] <- total_YLL_among_dead_nirudak
nirudak_YLL_vec[c(3,6)] <- total_YLL_among_dead_nirudak_overtreat
names(nirudak_YLL_vec) <- names(joint_prob_vec_nirudak_orig)

who_YLL_vec <- rep(0, 9)
who_YLL_vec[7:8] <- total_YLL_among_dead_who
who_YLL_vec[c(3,6)] <- total_YLL_among_dead_who_overtreat
names(who_YLL_vec) <- names(joint_prob_vec_who_orig)

# whole sample
mean_YLL_among_dead_all_male <- mean(resid_life_interp_fxn_male(as.numeric(unlist(data_use[data_use$male == 1 & data_use$actual_dehydrat_cat == "Severe","age"]))))

mean_YLL_among_dead_all_female <- mean(resid_life_interp_fxn_female(as.numeric(unlist(data_use[data_use$male == 0 & data_use$actual_dehydrat_cat == "Severe", "age"]))))

total_YLL_among_dead_all <- (mean_YLL_among_dead_all_male + mean_YLL_among_dead_all_female)/2

all_YLL_vec <- rep(0, 9)
all_YLL_vec[7:8] <- total_YLL_among_dead_all
all_YLL_vec[c(3,6)] <- total_YLL_among_dead_all
names(all_YLL_vec) <- names(joint_prob_vec_nirudak_orig)

# disutility aka years lost to disability (YLD) — seizures from Sharifi paper
nirudak_YLD_vec <- rep(0, 9)
who_YLD_vec <- rep(0, 9)
names(nirudak_YLD_vec) <- names(joint_prob_vec_nirudak_orig)
names(who_YLD_vec) <- names(joint_prob_vec_who_orig)
# for now, assume no disutility
# morbidity (YLD) — setting to 0 for now
branch_morbidity_prob <- rep(0,9)
names(branch_morbidity_prob) <- names(joint_prob_vec_nirudak_orig)

branch_death_prob <- rep(0,9)
names(branch_death_prob) <- names(joint_prob_vec_nirudak_orig)
# can change the value below if we make the assumption less crazy
prob_die_undertreat <- 1
branch_death_prob[7:8] <- prob_die_undertreat

# using the mean life years lost calculated based on the age of people undertreated by each
# specific model
mean_YLL_nirudak_specific <- as.numeric((joint_prob_vec_nirudak_orig * branch_death_prob) %*% nirudak_YLL_vec)
mean_YLL_who_specific <- as.numeric((joint_prob_vec_who_orig * branch_death_prob) %*% who_YLL_vec)

# using the mean life years lost calculated based on the age of everyone who had Severe dehydration
# this gives us the same age distribution across both models (both arms)
mean_YLL_nirudak_all <- as.numeric((joint_prob_vec_nirudak_orig * branch_death_prob) %*% all_YLL_vec)
mean_YLL_who_all <- as.numeric((joint_prob_vec_who_orig * branch_death_prob) %*% all_YLL_vec)

# for YLD
mean_YLD_nirudak <- as.numeric((joint_prob_vec_nirudak_orig * branch_morbidity_prob) %*% nirudak_YLD_vec)
mean_YLD_who <- as.numeric((joint_prob_vec_who_orig * branch_morbidity_prob) %*% who_YLD_vec)

mean_DALYs_lost_nirudak_specific <- sum(mean_YLL_nirudak_specific, mean_YLD_nirudak)
mean_DALYs_lost_who_specific <- sum(mean_YLL_who_specific, mean_YLD_who)

mean_DALYs_lost_nirudak_all <- sum(mean_YLL_nirudak_all, mean_YLD_nirudak)
mean_DALYs_lost_who_all <- sum(mean_YLL_who_all, mean_YLD_who)

# will at some point need to go back and change ICER to be consistent new assumptions made here

# note in manuscript: YLL is the mean among all patients of a branch in which patients die
# e.g., true Severe dehydration but model-assigned "No" or "Some" dehydration
# check Jonah's code w/ statistical tests comparing the distribution of ages
# across branches between the two models
# he did find statistically sig. differences in age between branches (in exploratory_analysis_of_trial_data.R)
# can run the analysis both ways (with mean YLL across whole sample and with average age in each branch)

# YLD is based on patients in the Sharifi paper who were hypernatremic (high sodium levels)
# 234 patients got IV fluid, of those 24 

##Actual
IV_fluid_prior_to_admit_wt

data <- 

#calculate total fluid for IV and 

data %>% select(str_subset(names(data), "IV")) %>% rowSums()




data$iv_fluid_prior_to_admit_wt %>% summary()

names(data)




#productivity costs
no_dehyd_lost_hours = 3
some_dehyd_lost_hours = 9
severe_dehyrd_lost_hours_tmp = 3
